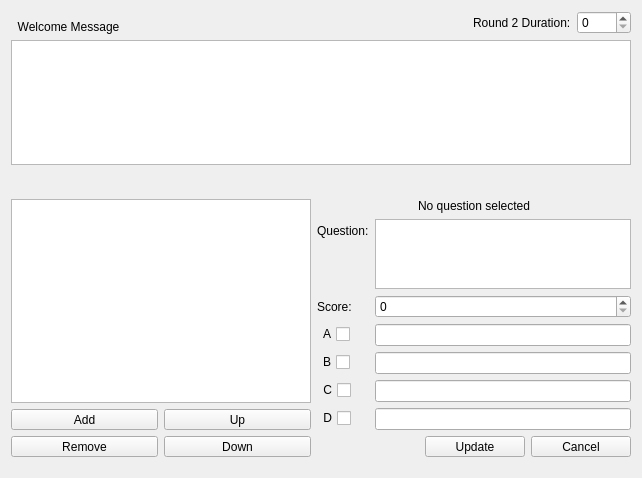
      <widget class="QWidget" name="secondRound">
       <attribute name="title">
        <string>Round 2</string>
       </attribute>
       <layout class="QVBoxLayout" name="verticalLayout_11">
        <item>
         <spacer name="verticalSpacer_4">
          <property name="orientation">
           <enum>Qt::Vertical</enum>
          </property>
          <property name="sizeHint" stdset="0">
           <size>
            <width>17</width>
            <height>0</height>
           </size>
          </property>
         </spacer>
        </item>
        <item>
         <layout class="QHBoxLayout" name="horizontalLayout_8">
          <item>
           <widget class="QLabel" name="label_22">
            <property name="sizePolicy">
             <sizepolicy hsizetype="Expanding" vsizetype="Preferred">
              <horstretch>0</horstretch>
              <verstretch>0</verstretch>
             </sizepolicy>
            </property>
            <property name="text">
             <string>  Welcome Message</string>
            </property>
            <property name="alignment">
             <set>Qt::AlignBottom|Qt::AlignLeading|Qt::AlignLeft</set>
            </property>
           </widget>
          </item>
          <item>
           <layout class="QFormLayout" name="formLayout_7">
            <item row="0" column="0">
             <widget class="QLabel" name="label_13">
              <property name="text">
               <string>Round 2 Duration:</string>
              </property>
             </widget>
            </item>
            <item row="0" column="1">
             <widget class="QSpinBox" name="duration_r2">
              <property name="maximum">
               <number>3600</number>
              </property>
             </widget>
            </item>
           </layout>
          </item>
         </layout>
        </item>
        <item>
         <widget class="QPlainTextEdit" name="welcome_r2">
          <property name="minimumSize">
           <size>
            <width>0</width>
            <height>125</height>
           </size>
          </property>
          <property name="maximumSize">
           <size>
            <width>16777215</width>
            <height>125</height>
           </size>
          </property>
         </widget>
        </item>
        <item>
         <spacer name="verticalSpacer_6">
          <property name="orientation">
           <enum>Qt::Vertical</enum>
          </property>
          <property name="sizeHint" stdset="0">
           <size>
            <width>20</width>
            <height>28</height>
           </size>
          </property>
         </spacer>
        </item>
        <item>
         <layout class="QHBoxLayout" name="horizontalLayout_14">
          <item>
           <layout class="QVBoxLayout" name="verticalLayout_2">
            <item>
             <widget class="QListView" name="list_r2">
              <property name="minimumSize">
               <size>
                <width>300</width>
                <height>0</height>
               </size>
              </property>
              <property name="maximumSize">
               <size>
                <width>300</width>
                <height>16777215</height>
               </size>
              </property>
             </widget>
            </item>
            <item>
             <layout class="QGridLayout" name="gridLayout_4">
              <item row="0" column="1">
               <widget class="QToolButton" name="button_up_r2">
                <property name="sizePolicy">
                 <sizepolicy hsizetype="Expanding" vsizetype="Fixed">
                  <horstretch>0</horstretch>
                  <verstretch>0</verstretch>
                 </sizepolicy>
                </property>
                <property name="maximumSize">
                 <size>
                  <width>150</width>
                  <height>16777215</height>
                 </size>
                </property>
                <property name="text">
                 <string>Up</string>
                </property>
               </widget>
              </item>
              <item row="0" column="0">
               <widget class="QToolButton" name="button_add_r2">
                <property name="sizePolicy">
                 <sizepolicy hsizetype="Expanding" vsizetype="Fixed">
                  <horstretch>0</horstretch>
                  <verstretch>0</verstretch>
                 </sizepolicy>
                </property>
                <property name="maximumSize">
                 <size>
                  <width>150</width>
                  <height>16777215</height>
                 </size>
                </property>
                <property name="text">
                 <string>Add</string>
                </property>
               </widget>
              </item>
              <item row="1" column="0">
               <widget class="QToolButton" name="button_remove_r2">
                <property name="sizePolicy">
                 <sizepolicy hsizetype="Expanding" vsizetype="Fixed">
                  <horstretch>0</horstretch>
                  <verstretch>0</verstretch>
                 </sizepolicy>
                </property>
                <property name="maximumSize">
                 <size>
                  <width>150</width>
                  <height>16777215</height>
                 </size>
                </property>
                <property name="text">
                 <string>Remove</string>
                </property>
               </widget>
              </item>
              <item row="1" column="1">
               <widget class="QToolButton" name="button_down_r2">
                <property name="sizePolicy">
                 <sizepolicy hsizetype="Expanding" vsizetype="Fixed">
                  <horstretch>0</horstretch>
                  <verstretch>0</verstretch>
                 </sizepolicy>
                </property>
                <property name="maximumSize">
                 <size>
                  <width>150</width>
                  <height>16777215</height>
                 </size>
                </property>
                <property name="text">
                 <string>Down</string>
                </property>
               </widget>
              </item>
             </layout>
            </item>
           </layout>
          </item>
          <item>
           <layout class="QVBoxLayout" name="verticalLayout_5">
            <item>
             <widget class="QLabel" name="question_r2_num">
              <property name="text">
               <string>No question selected</string>
              </property>
              <property name="alignment">
               <set>Qt::AlignCenter</set>
              </property>
             </widget>
            </item>
            <item>
             <layout class="QFormLayout" name="formLayout_2">
              <item row="0" column="0">
               <widget class="QLabel" name="label_2">
                <property name="text">
                 <string>Question:</string>
                </property>
                <property name="buddy">
                 <cstring>question_r2_text</cstring>
                </property>
               </widget>
              </item>
              <item row="0" column="1">
               <widget class="QPlainTextEdit" name="question_r2_text">
                <property name="maximumSize">
                 <size>
                  <width>16777215</width>
                  <height>70</height>
                 </size>
                </property>
               </widget>
              </item>
              <item row="1" column="0">
               <widget class="QLabel" name="label_10">
                <property name="text">
                 <string>Score:</string>
                </property>
                <property name="buddy">
                 <cstring>question_r2_score</cstring>
                </property>
               </widget>
              </item>
              <item row="1" column="1">
               <widget class="QSpinBox" name="question_r2_score">
                <property name="sizePolicy">
                 <sizepolicy hsizetype="Expanding" vsizetype="Fixed">
                  <horstretch>0</horstretch>
                  <verstretch>0</verstretch>
                 </sizepolicy>
                </property>
                <property name="maximum">
                 <number>10</number>
                </property>
               </widget>
              </item>
              <item row="2" column="0">
               <widget class="QCheckBox" name="question_r2_ans_a">
                <property name="layoutDirection">
                 <enum>Qt::RightToLeft</enum>
                </property>
                <property name="text">
                 <string>A</string>
                </property>
               </widget>
              </item>
              <item row="2" column="1">
               <widget class="QLineEdit" name="question_r2_a"/>
              </item>
              <item row="3" column="0">
               <widget class="QCheckBox" name="question_r2_ans_b">
                <property name="layoutDirection">
                 <enum>Qt::RightToLeft</enum>
                </property>
                <property name="text">
                 <string>B</string>
                </property>
               </widget>
              </item>
              <item row="3" column="1">
               <widget class="QLineEdit" name="question_r2_b"/>
              </item>
              <item row="4" column="0">
               <widget class="QCheckBox" name="question_r2_ans_c">
                <property name="layoutDirection">
                 <enum>Qt::RightToLeft</enum>
                </property>
                <property name="text">
                 <string>C</string>
                </property>
               </widget>
              </item>
              <item row="4" column="1">
               <widget class="QLineEdit" name="question_r2_c"/>
              </item>
              <item row="5" column="0">
               <widget class="QCheckBox" name="question_r2_ans_d">
                <property name="layoutDirection">
                 <enum>Qt::RightToLeft</enum>
                </property>
                <property name="text">
                 <string>D</string>
                </property>
               </widget>
              </item>
              <item row="5" column="1">
               <widget class="QLineEdit" name="question_r2_d"/>
              </item>
              <item row="6" column="1">
               <layout class="QHBoxLayout" name="horizontalLayout_4">
                <item>
                 <spacer name="horizontalSpacer_2">
                  <property name="orientation">
                   <enum>Qt::Horizontal</enum>
                  </property>
                  <property name="sizeHint" stdset="0">
                   <size>
                    <width>40</width>
                    <height>20</height>
                   </size>
                  </property>
                 </spacer>
                </item>
                <item>
                 <widget class="QToolButton" name="button_update_r2">
                  <property name="minimumSize">
                   <size>
                    <width>100</width>
                    <height>0</height>
                   </size>
                  </property>
                  <property name="layoutDirection">
                   <enum>Qt::RightToLeft</enum>
                  </property>
                  <property name="text">
                   <string>Update</string>
                  </property>
                 </widget>
                </item>
                <item>
                 <widget class="QToolButton" name="button_cancel_r2">
                  <property name="minimumSize">
                   <size>
                    <width>100</width>
                    <height>0</height>
                   </size>
                  </property>
                  <property name="layoutDirection">
                   <enum>Qt::RightToLeft</enum>
                  </property>
                  <property name="text">
                   <string>Cancel</string>
                  </property>
                 </widget>
                </item>
               </layout>
              </item>
             </layout>
            </item>
           </layout>
          </item>
         </layout>
        </item>
        <item>
         <spacer name="verticalSpacer_7">
          <property name="orientation">
           <enum>Qt::Vertical</enum>
          </property>
          <property name="sizeHint" stdset="0">
           <size>
            <width>17</width>
            <height>10</height>
           </size>
          </property>
         </spacer>
        </item>
       </layout>
      </widget>
